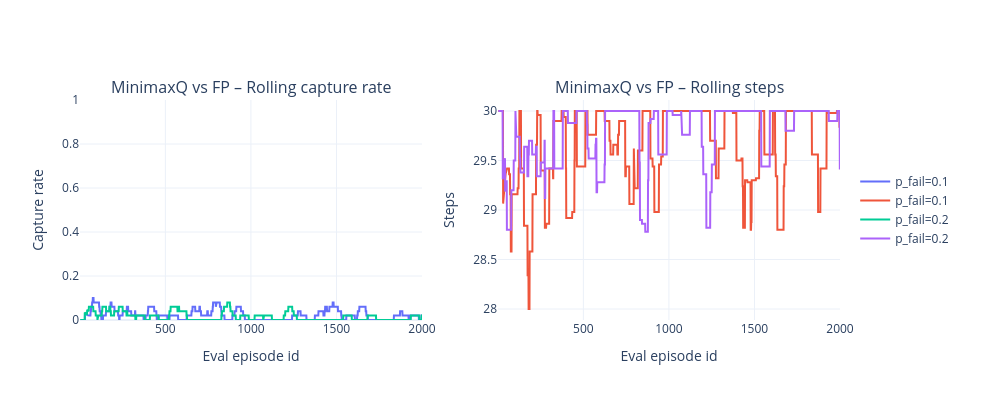

The cell this chart's notebook holds for it:
### Markdown cell above
* Rolling capture rate and steps per eval episode for MinimaxQ catcher vs FP runner, showing if the RL catcher maintains an edge over the FP runner during eval.

### Code cell
run_mix = 'minimaxq_vs_fp'
mix_ep = ep_df.loc[ep_df['run'] == run_mix]
if mix_ep.empty:
    print('No data for MinimaxQ vs FP')
else:
    display(summary_seed_df.loc[summary_seed_df['run'] == run_mix])
    plot_run_trends(mix_ep, run=run_mix, window=ROLL_WINDOW, title_prefix='MinimaxQ vs FP')

### Figure 1 — Plotly figure (JSON) as saved in the notebook; plotly's stock layout.template omitted (floating-point values rounded to 4 significant figures; data arrays with more than 128 entries replaced by an {"elided": "..."} marker saying what was removed)
{"data": [{"mode": "lines", "name": "p_fail=0.1", "type": "scatter", "x": {"elided": "2000 int values"}, "xaxis": "x", "y": {"elided": "2000 float values"}, "yaxis": "y"}, {"mode": "lines", "name": "p_fail=0.1", "type": "scatter", "x": {"elided": "2000 int values"}, "xaxis": "x2", "y": {"elided": "2000 float values"}, "yaxis": "y2"}, {"mode": "lines", "name": "p_fail=0.2", "type": "scatter", "x": {"elided": "2000 int values"}, "xaxis": "x", "y": {"elided": "2000 float values"}, "yaxis": "y"}, {"mode": "lines", "name": "p_fail=0.2", "type": "scatter", "x": {"elided": "2000 int values"}, "xaxis": "x2", "y": {"elided": "2000 float values"}, "yaxis": "y2"}], "layout": {"annotations": [{"font": {"size": 16}, "showarrow": false, "text": "MinimaxQ vs FP – Rolling capture rate", "x": 0.225, "xanchor": "center", "xref": "paper", "y": 1, "yanchor": "bottom", "yref": "paper"}, {"font": {"size": 16}, "showarrow": false, "text": "MinimaxQ vs FP – Rolling steps", "x": 0.775, "xanchor": "center", "xref": "paper", "y": 1, "yanchor": "bottom", "yref": "paper"}], "height": 400, "legend": {"orientation": "v", "x": 1.02, "y": 0.5, "yanchor": "middle"}, "margin": {"r": 160}, "width": 1000, "xaxis": {"anchor": "y", "domain": [0, 0.45], "title": {"text": "Eval episode id"}}, "xaxis2": {"anchor": "y2", "domain": [0.55, 1], "title": {"text": "Eval episode id"}}, "yaxis": {"anchor": "x", "domain": [0, 1], "range": [0, 1], "title": {"text": "Capture rate"}}, "yaxis2": {"anchor": "x2", "domain": [0, 1], "title": {"text": "Steps"}}}}
